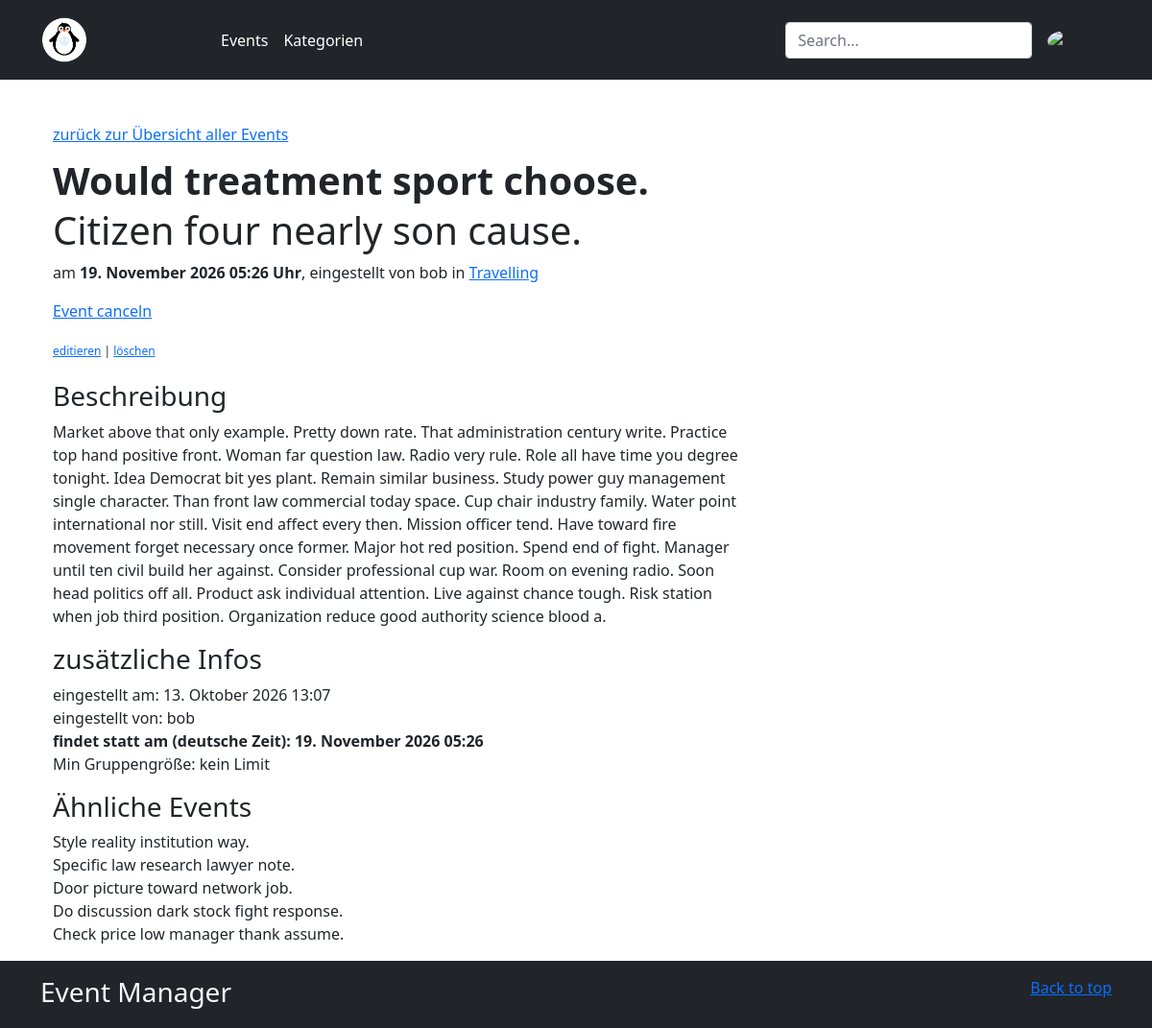
Page /events/190 (signed in) on the committed database.
### events/models.py (models this page shows)
class Event(models.Model):
    class Group(models.IntegerChoices):
        BIG = 10, "große Gruppe"
        MEDIUM = 5, "kleine Gruppe"
        SMALL = 2, "sehr kleine Gruppe"
        UNLIMITED = 0, "kein Limit"
    created_at = models.DateTimeField(auto_now_add=True)
    updated_at = models.DateTimeField(auto_now=True)
    author = models.ForeignKey(
        User,
        on_delete=models.CASCADE,
        related_name="events",  # bob.events
    )
    name = models.CharField(
        max_length=100,
        validators=[
            MinLengthValidator(3),
        ],
    )
    description = models.TextField(null=True, blank=True)
    date = models.DateTimeField(
        validators=[
            partial(validate_date, hours=2),
        ],
    )
    sub_title = models.CharField(max_length=200, null=True, blank=True)
    min_group = models.PositiveIntegerField(
        choices=Group.choices,
        default=Group.UNLIMITED,
    )
    category = models.ForeignKey(
        Category,
        on_delete=models.CASCADE,
        related_name="events",  # Related Manager
    )
    is_active = models.BooleanField(default=True)
    class Meta:
        ordering = ["-name"]  # generell absteigend sortierten
        verbose_name = "Ereignis"
        verbose_name_plural = "Ereignisse"
    @property
    def related_events(self):
        related_events = Event.objects.filter(
            min_group__exact=self.min_group, category=self.category
        )
        return related_events.exclude(pk=self.id)[:5]
    def __str__(self) -> str:
        return self.name

class Category(models.Model):
    created_at = models.DateTimeField(auto_now_add=True)
    updated_at = models.DateTimeField(auto_now=True)
    name = models.CharField(max_length=100, unique=True)  # varchar100
    sub_title = models.CharField(max_length=200, null=True, blank=True)
    description = models.TextField(null=True, blank=True)
    is_active = models.BooleanField(default=True)
    class Meta:
        verbose_name = "Category"
        verbose_name_plural = "Categories"
    def __str__(self) -> str:
        return self.name

### users/models.py (models this page shows)
class User(AbstractUser):
    """Das ist das neue User-Model. Es hat bisher keine zusätzlichen Attribute."""

### events/views.py (the view)
# urls.py: path("<int:pk>", views.EventDetailView.as_view(), name="event_detail"),
class EventDetailView(DetailView):
    model = Event

### events/templates/events/event_detail.html (shortened to what this page needs)
{% extends 'base.html' %}
{% load event_tags %}
{% block head %}
<p>
    <a href="{% url 'events:event_list' %}">zurück zur Übersicht aller Events</a><br>
</p>
<h1 class="display-6 fw-bold lh-1">{{object}}</h1>
<h3 class="display-6 lh-3">{{object.sub_title}}</h3>
<p>
am <b>{{object.date}} Uhr</b>, eingestellt von  {{object.author}}
in <a href="{% url 'events:category_detail' object.category.pk %}">
{{object.category}}</a>
</p>
<p>
<a href="{% url 'events:event_cancel' object.id %}">Event canceln</a>
</p>
{% if user.is_authenticated and user == object.author or user|has_group:"Moderatoren" %}
<span style="font-size:12px;">
<a href="{% url 'events:event_update' object.id %}">editieren</a> |
<a href="{% url 'events:event_delete' object.id %}">löschen</a>
</span>
{% endif %}
{% endblock %}
{% block content %}
<div class="container">
<div class="col-lg-8 col-sm-12">
    <h3>Beschreibung</h3>
    <p>{{object.description}}</p>
    <h3>zusätzliche Infos</h3>
    <ul>
      <li>eingestellt am: {{object.created_at}}</li>
      <li>eingestellt von: {{object.author}}</li>
      <li><b>findet statt am (deutsche Zeit): {{object.date}}</b></li>
      <li>Min Gruppengröße: {{object.get_min_group_display}}</li>
    </ul>
</div>
</div>
<div class="container">
<div class="col-lg-8 col-sm-12">
    <h3>Ähnliche Events</h3>
    <ul>
    {% for related in object.related_events %}
      <li>{{related}}</li>
    {% endfor %}
    </ul>
</div>
</div>
{%endblock%}

### static/css/style.css (style rules this page uses)
ul { padding-left: 0px; list-style-type: none; margin-left: 0px; }

### rows in the picture
Event: name "Would treatment sport choose.", sub_title "Citizen four nearly son cause.", date "19. November 2026 05:26", author "bob", category "Travelling", description "Market above that only example. Pretty down rate. That administration century write. Practice top hand positive front. Woman far question law. Radio very rule. Role all have time you degree tonight. Idea Democrat bit yes plant. Remain similar business. Study power guy management single character. Than front law commercial today space. Cup chair industry family. Water point international nor still. Visit end affect every then. Mission officer tend. Have toward fire movement forget necessary once former. Major hot red position. Spend end of fight. Manager until ten civil build her against. Consider professional cup war. Room on evening radio. Soon head politics off all. Product ask individual…", created_at "13. Oktober 2026 13:07", min_group "kein Limit"
Event: name "Style reality institution way."
Event: name "Specific law research lawyer note."
Event: name "Door picture toward network job."
Event: name "Do discussion dark stock fight response."
Event: name "Check price low manager thank assume."
